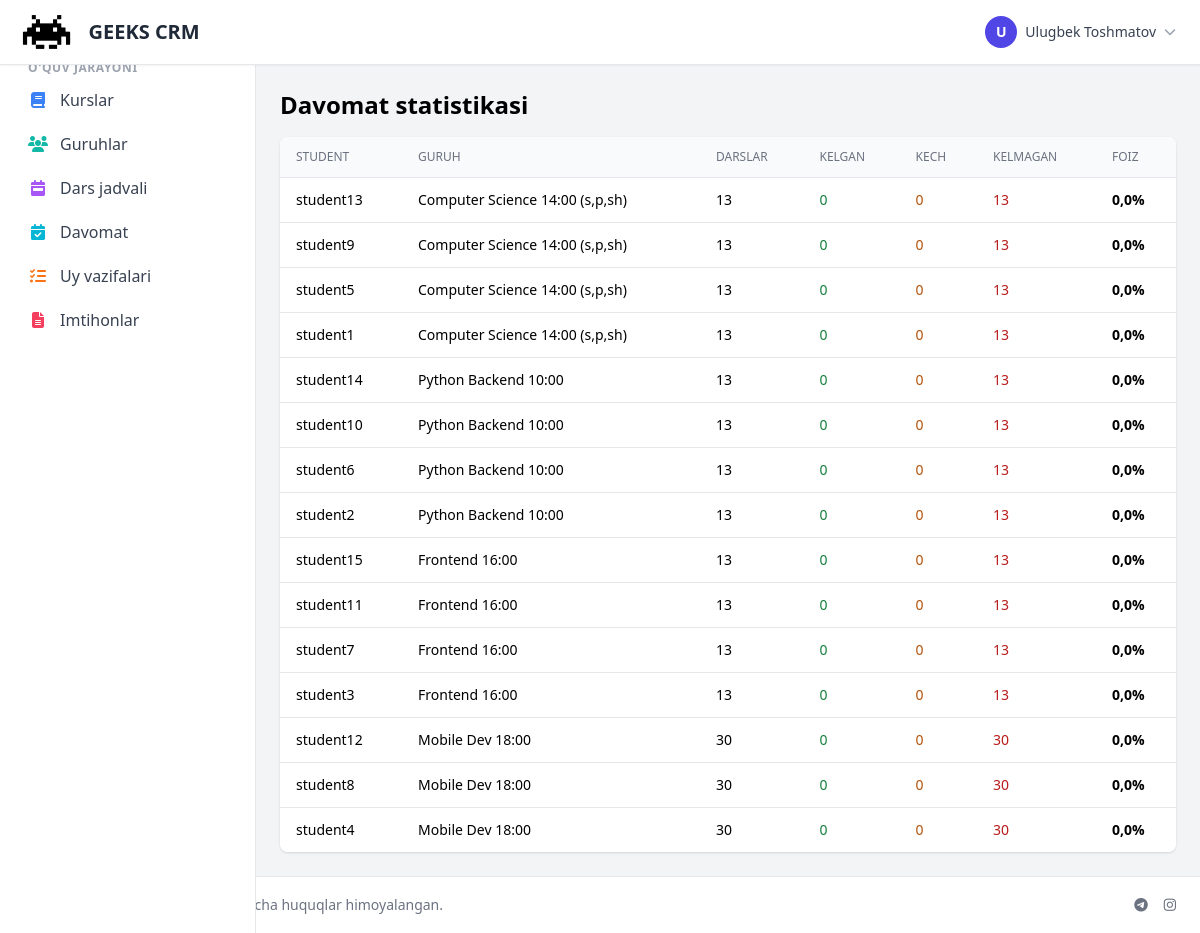
The page /attendance/statistics/ (signed in) on the database its author committed.
### accounts/models.py (models this page shows, shortened)
class User(AbstractUser):
    ROLE_CHOICES = [
        ('admin', 'Administrator'),
        ('manager', 'Menejer'),
        ('mentor', 'Mentor'),
        ('student', "O'quvchi"),
        ('parent', 'Ota-ona'),
        ('accountant', 'Buxgalter'),
        ('sales', 'Sotuvchi'),
        ('sales_manager', 'Sotuvchilar menejeri'),
    ]
    role = models.CharField(max_length=20, choices=ROLE_CHOICES, default='student', verbose_name='Rol')
    phone = models.CharField(max_length=20, blank=True, null=True, verbose_name='Telefon')
    telegram_id = models.BigIntegerField(blank=True, null=True, unique=True, verbose_name='Telegram ID')
    telegram_username = models.CharField(max_length=100, blank=True, null=True, verbose_name='Telegram username')
    avatar = models.ImageField(upload_to='avatars/', blank=True, null=True, verbose_name='Avatar')
    is_active = models.BooleanField(default=True, verbose_name='Faol')
    created_at = models.DateTimeField(auto_now_add=True, verbose_name='Yaratilgan sana')
    updated_at = models.DateTimeField(auto_now=True, verbose_name='Yangilangan sana')
    class Meta:
        verbose_name = 'Foydalanuvchi'
        verbose_name_plural = 'Foydalanuvchilar'
        ordering = ['-created_at']
        indexes = [
            models.Index(fields=['role', 'is_active']),
            models.Index(fields=['telegram_id']),
            models.Index(fields=['created_at']),
        ]
    @property
    def is_student(self):
        return self.role == 'student'

### attendance/models.py (models this page shows, shortened)
class AttendanceStatistics(models.Model):
    student = models.ForeignKey(User, on_delete=models.CASCADE, related_name='attendance_stats',
                               limit_choices_to={'role': 'student'})
    group = models.ForeignKey(Group, on_delete=models.CASCADE, related_name='attendance_stats')
    total_lessons = models.IntegerField(default=0)
    present_count = models.IntegerField(default=0)
    late_count = models.IntegerField(default=0)
    absent_count = models.IntegerField(default=0)
    attendance_percentage = models.FloatField(default=0.0)  # 0-100%
    updated_at = models.DateTimeField(auto_now=True)
    class Meta:
        verbose_name = _('Attendance Statistics')
        verbose_name_plural = _('Attendance Statistics')
        unique_together = ['student', 'group']
        ordering = ['-attendance_percentage']

### courses/models.py (models this page shows, shortened)
class Group(models.Model):
    SCHEDULE_CHOICES = [
        ('odd', 'Toq kunlar'),
        ('even', 'Juft kunlar'),
        ('daily', 'Har kuni'),
    ]
    course = models.ForeignKey(Course, on_delete=models.CASCADE, related_name='groups')
    name = models.CharField(max_length=200)
    mentor = models.ForeignKey(User, on_delete=models.SET_NULL, null=True, blank=True,
                              related_name='mentor_groups', limit_choices_to={'role': 'mentor'})
    room = models.ForeignKey(Room, on_delete=models.SET_NULL, null=True, blank=True, related_name='groups')
    students = models.ManyToManyField(User, related_name='student_groups', blank=True,
                                     limit_choices_to={'role': 'student'})
    schedule_type = models.CharField(max_length=10, choices=SCHEDULE_CHOICES, default='odd')
    start_time = models.TimeField()
    end_time = models.TimeField()
    capacity = models.IntegerField(default=20)
    is_active = models.BooleanField(default=True)
    created_at = models.DateTimeField(auto_now_add=True)
    updated_at = models.DateTimeField(auto_now=True)
    class Meta:
        verbose_name = 'Guruh'
        verbose_name_plural = 'Guruhlar'
        ordering = ['course', 'name']

### attendance/views.py (the view)
# urls.py: path('statistics/', views.AttendanceStatisticsView.as_view(), name='attendance_statistics'),
class AttendanceStatisticsView(LoginRequiredMixin, ListView):
    model = AttendanceStatistics
    template_name = 'attendance/statistics.html'
    context_object_name = 'statistics'
    def get_queryset(self):
        queryset = AttendanceStatistics.objects.select_related('student', 'group')
        if self.request.user.is_student:
            queryset = queryset.filter(student=self.request.user)
        return queryset.order_by('-attendance_percentage')

### templates/attendance/statistics.html (shortened to what this page needs)
{% extends 'base.html' %}
{% block content %}
<div class="space-y-4">
  <h1 class="text-2xl font-bold">Davomat statistikasi</h1>
  <div class="bg-white shadow rounded-lg overflow-hidden">
    <table class="min-w-full divide-y divide-gray-200">
      <thead class="bg-gray-50">
        <tr>
          <th class="px-4 py-3 text-left text-xs font-medium text-gray-500 uppercase">Student</th>
          <th class="px-4 py-3 text-left text-xs font-medium text-gray-500 uppercase">Guruh</th>
          <th class="px-4 py-3 text-left text-xs font-medium text-gray-500 uppercase">Darslar</th>
          <th class="px-4 py-3 text-left text-xs font-medium text-gray-500 uppercase">Kelgan</th>
          <th class="px-4 py-3 text-left text-xs font-medium text-gray-500 uppercase">Kech</th>
          <th class="px-4 py-3 text-left text-xs font-medium text-gray-500 uppercase">Kelmagan</th>
          <th class="px-4 py-3 text-left text-xs font-medium text-gray-500 uppercase">Foiz</th>
        </tr>
      </thead>
      <tbody class="bg-white divide-y divide-gray-200">
        {% for s in statistics %}
        <tr class="hover:bg-gray-50">
          <td class="px-4 py-3 text-sm">{{ s.student.username }}</td>
          <td class="px-4 py-3 text-sm">{{ s.group.name }}</td>
          <td class="px-4 py-3 text-sm">{{ s.total_lessons }}</td>
          <td class="px-4 py-3 text-sm text-green-700">{{ s.present_count }}</td>
          <td class="px-4 py-3 text-sm text-amber-700">{{ s.late_count }}</td>
          <td class="px-4 py-3 text-sm text-red-700">{{ s.absent_count }}</td>
          <td class="px-4 py-3 text-sm font-semibold">{{ s.attendance_percentage }}%</td>
        </tr>
        {% empty %}
        <tr><td colspan="7" class="px-4 py-4 text-center text-gray-500">Ma'lumot yo'q.</td></tr>
        {% endfor %}
      </tbody>
    </table>
  </div>
</div>
{% endblock %}

### templates/base.html (shortened to what this page needs)
{% load static %}
<!DOCTYPE html>
<html lang="uz">
<head>
    <script src="https://cdn.tailwindcss.com"></script>
    <link href="https://cdnjs.cloudflare.com/ajax/libs/font-awesome/6.5.1/css/all.min.css" rel="stylesheet">
</head>
<body class="bg-gray-100 min-h-screen flex flex-col">
    <nav class="bg-white shadow-sm border-b border-gray-200 sticky top-0 z-40">
        <div class="max-w-full mx-auto px-4">
            <div class="flex items-center justify-between h-16">
                <div class="flex items-center gap-4">
                    <a href="{% url 'dashboard' %}" class="flex items-center gap-3">
                        <img src="{% static 'img/logo_dark.png' %}" alt="Logo" class="h-10 w-auto" onerror="this.style.display='none'">
                        <span class="text-xl font-bold text-gray-800">GEEKS CRM</span>
                    </a>
                </div>
                {% if user.is_authenticated %}
                <div class="flex items-center gap-4">
                    <div class="relative" x-data="{open: false}">
                        <button @click="open = !open" class="flex items-center gap-2 p-2 rounded-lg hover:bg-gray-100">
                            <div class="w-8 h-8 bg-indigo-600 rounded-full flex items-center justify-center text-white text-sm font-bold">
                                {{ user.first_name.0|upper|default:user.username.0|upper }}
                            </div>
                            <span class="hidden sm:block text-sm font-medium text-gray-700">{{ user.get_full_name|default:user.username }}</span>
                            <i class="fas fa-chevron-down text-gray-400 text-xs"></i>
                        </button>
                    </div>
                </div>
                {% else %}
                <a href="{% url 'accounts:login' %}" class="px-4 py-2 bg-indigo-600 text-white rounded-lg hover:bg-indigo-700">
                    Kirish
                </a>
                {% endif %}
            </div>
        </div>
    </nav>
    <div class="flex flex-1">
        {% if user.is_authenticated %}
        <aside id="sidebar" class="w-64 bg-white border-r border-gray-200 fixed inset-y-0 left-0 z-30 transform -translate-x-full lg:translate-x-0 transition-transform duration-200 pt-16 lg:pt-0">
            <nav class="p-4 space-y-1 overflow-y-auto h-full">
                <a href="{% url 'dashboard' %}" class="flex items-center gap-3 px-3 py-2 rounded-lg text-gray-700 hover:bg-gray-100 {% if request.path == '/' %}bg-indigo-50 text-indigo-700{% endif %}">
                    <span>Dashboard</span>
                </a>
                {% if user.role == 'admin' or user.role == 'manager' or user.role == 'mentor' %}
                <p class="text-xs font-semibold text-gray-400 uppercase tracking-wider mt-6 mb-2 px-3">O'quv jarayoni</p>
                <a href="{% url 'courses:course_list' %}" class="flex items-center gap-3 px-3 py-2 rounded-lg text-gray-700 hover:bg-gray-100">
                    <i class="fas fa-book w-5 text-center text-blue-500"></i>
                    <span>Kurslar</span>
                </a>
                <a href="{% url 'courses:group_list' %}" class="flex items-center gap-3 px-3 py-2 rounded-lg text-gray-700 hover:bg-gray-100">
                    <i class="fas fa-users w-5 text-center text-teal-500"></i>
                    <span>Guruhlar</span>
                </a>
                <a href="{% url 'schedule:timetable' %}" class="flex items-center gap-3 px-3 py-2 rounded-lg text-gray-700 hover:bg-gray-100">
                    <i class="fas fa-calendar-week w-5 text-center text-purple-500"></i>
                    <span>Dars jadvali</span>
                </a>
                <a href="{% url 'attendance:attendance_list' %}" class="flex items-center gap-3 px-3 py-2 rounded-lg text-gray-700 hover:bg-gray-100">
                    <i class="fas fa-calendar-check w-5 text-center text-cyan-500"></i>
                    <span>Davomat</span>
                </a>
                <a href="{% url 'homework:homework_list' %}" class="flex items-center gap-3 px-3 py-2 rounded-lg text-gray-700 hover:bg-gray-100">
                    <i class="fas fa-tasks w-5 text-center text-orange-500"></i>
                    <span>Uy vazifalari</span>
                </a>
                <a href="{% url 'exams:exam_list' %}" class="flex items-center gap-3 px-3 py-2 rounded-lg text-gray-700 hover:bg-gray-100">
                    <i class="fas fa-file-alt w-5 text-center text-rose-500"></i>
                    <span>Imtihonlar</span>
                </a>
                {% endif %}
            </nav>
        </aside>
        {% endif %}
        <main class="flex-1 p-4 sm:p-6 {% if user.is_authenticated %}lg:ml-64{% endif %}" style="min-height: 0;">
            {% block content %}{% endblock %}
        </main>
    </div>
    <footer class="bg-white border-t border-gray-200 py-4 px-6 mt-auto">
        <div class="flex flex-col md:flex-row justify-between items-center gap-2 text-sm text-gray-500">
            <div class="flex items-center gap-2">
                <span>&copy; 2024 GEEKS Academy. Barcha huquqlar himoyalangan.</span>
            </div>
            <div class="flex items-center gap-4">
                <a href="#" class="hover:text-gray-700"><i class="fab fa-telegram"></i></a>
                <a href="#" class="hover:text-gray-700"><i class="fab fa-instagram"></i></a>
            </div>
        </div>
    </footer>
</body>
</html>

### rows shown on the page
User: first_name.0 "U", get_full_name "Ulugbek Toshmatov"
AttendanceStatistics: student.username "student13", group.name "Computer Science 14:00 (s,p,sh)", total_lessons "13", present_count "0", late_count "0", absent_count "13", attendance_percentage "0,0"
AttendanceStatistics: student.username "student9", group.name "Computer Science 14:00 (s,p,sh)", total_lessons "13", present_count "0", late_count "0", absent_count "13", attendance_percentage "0,0"
AttendanceStatistics: student.username "student5", group.name "Computer Science 14:00 (s,p,sh)", total_lessons "13", present_count "0", late_count "0", absent_count "13", attendance_percentage "0,0"
AttendanceStatistics: student.username "student1", group.name "Computer Science 14:00 (s,p,sh)", total_lessons "13", present_count "0", late_count "0", absent_count "13", attendance_percentage "0,0"
AttendanceStatistics: student.username "student14", group.name "Python Backend 10:00", total_lessons "13", present_count "0", late_count "0", absent_count "13", attendance_percentage "0,0"
AttendanceStatistics: student.username "student10", group.name "Python Backend 10:00", total_lessons "13", present_count "0", late_count "0", absent_count "13", attendance_percentage "0,0"
AttendanceStatistics: student.username "student6", group.name "Python Backend 10:00", total_lessons "13", present_count "0", late_count "0", absent_count "13", attendance_percentage "0,0"
AttendanceStatistics: student.username "student2", group.name "Python Backend 10:00", total_lessons "13", present_count "0", late_count "0", absent_count "13", attendance_percentage "0,0"
AttendanceStatistics: student.username "student15", group.name "Frontend 16:00", total_lessons "13", present_count "0", late_count "0", absent_count "13", attendance_percentage "0,0"
AttendanceStatistics: student.username "student11", group.name "Frontend 16:00", total_lessons "13", present_count "0", late_count "0", absent_count "13", attendance_percentage "0,0"
AttendanceStatistics: student.username "student7", group.name "Frontend 16:00", total_lessons "13", present_count "0", late_count "0", absent_count "13", attendance_percentage "0,0"
AttendanceStatistics: student.username "student3", group.name "Frontend 16:00", total_lessons "13", present_count "0", late_count "0", absent_count "13", attendance_percentage "0,0"
AttendanceStatistics: student.username "student12", group.name "Mobile Dev 18:00", total_lessons "30", present_count "0", late_count "0", absent_count "30", attendance_percentage "0,0"
AttendanceStatistics: student.username "student8", group.name "Mobile Dev 18:00", total_lessons "30", present_count "0", late_count "0", absent_count "30", attendance_percentage "0,0"
AttendanceStatistics: student.username "student4", group.name "Mobile Dev 18:00", total_lessons "30", present_count "0", late_count "0", absent_count "30", attendance_percentage "0,0"
